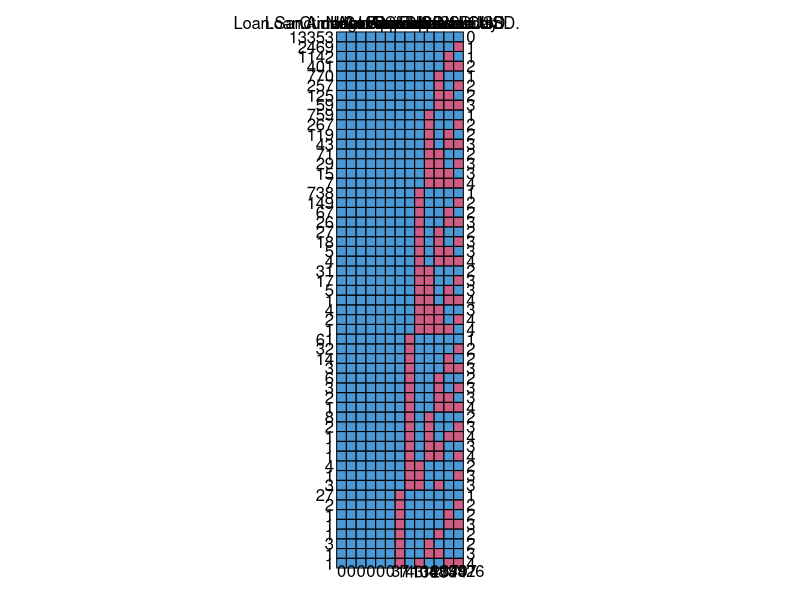
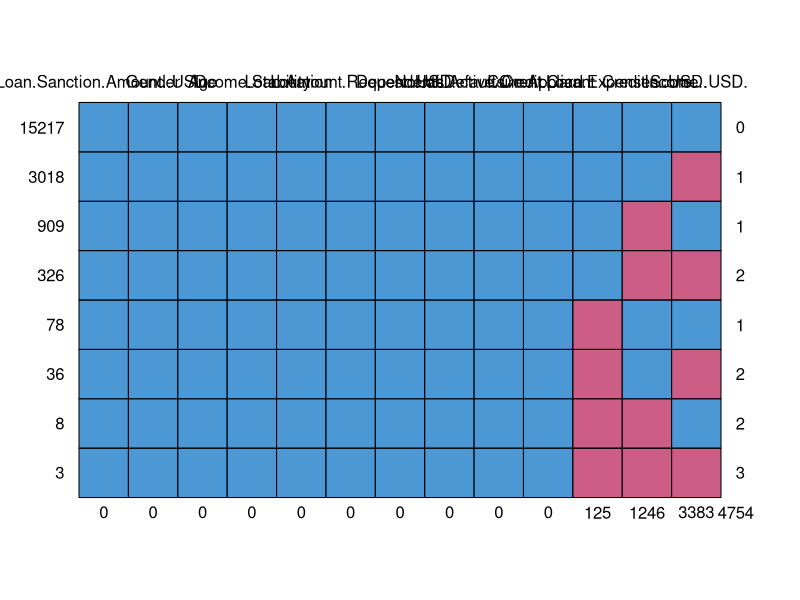
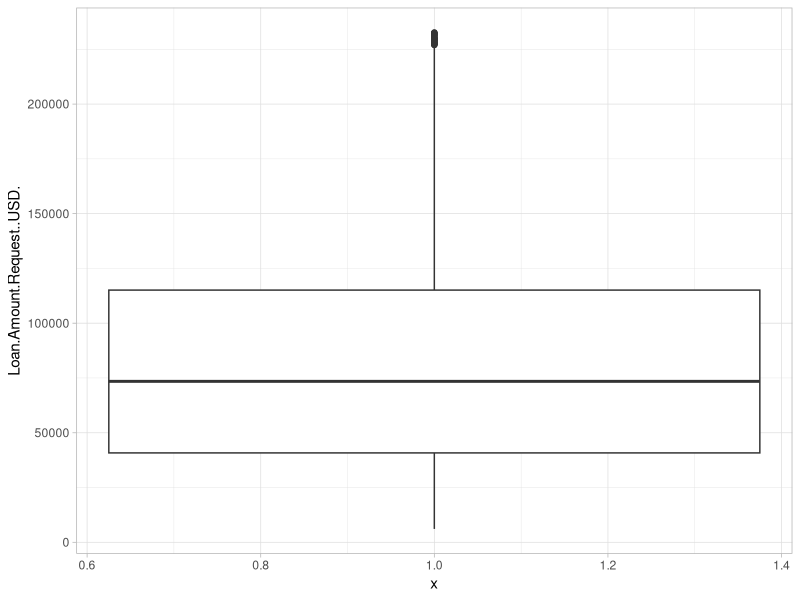
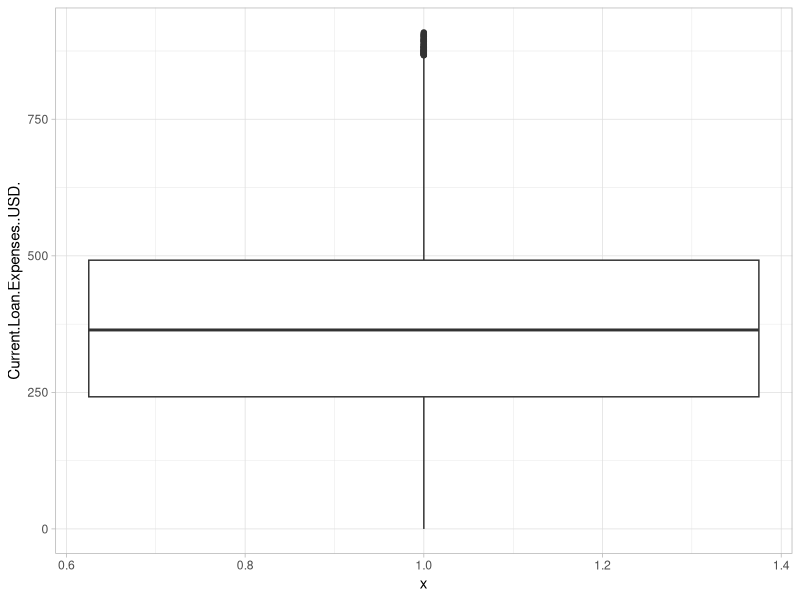
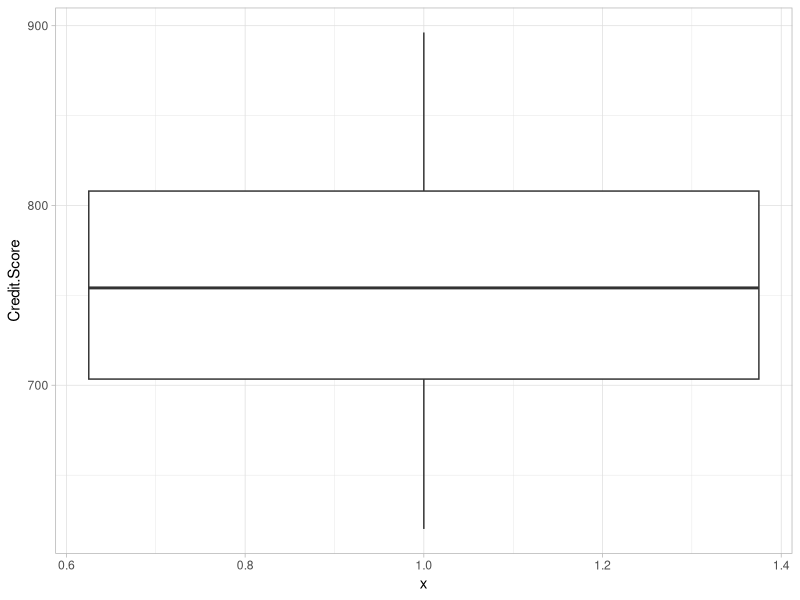
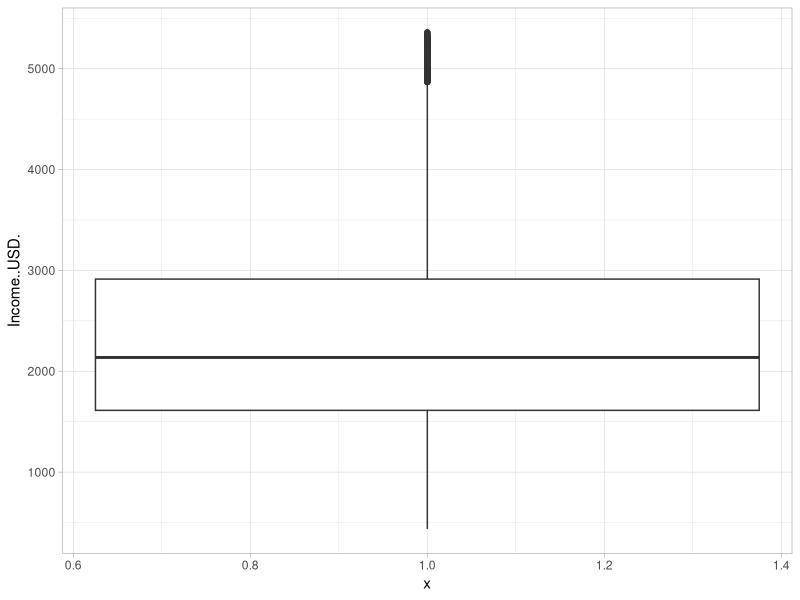
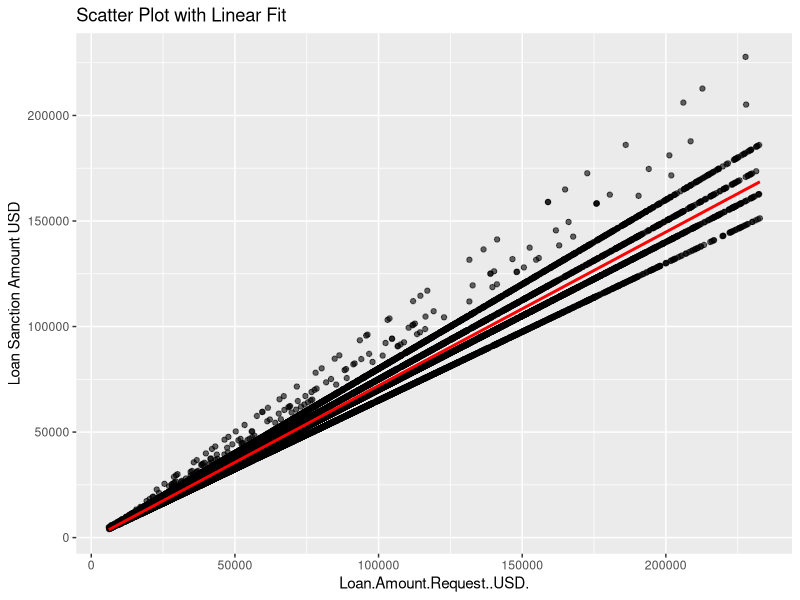
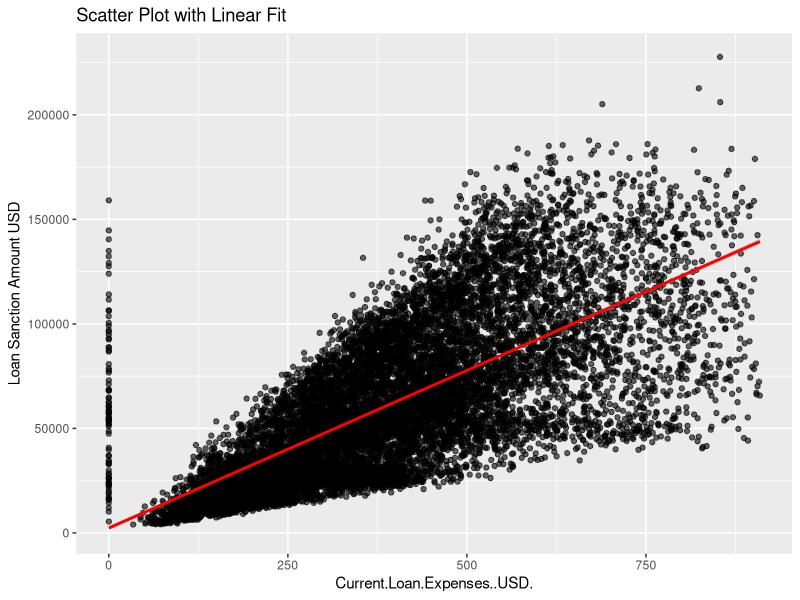

Recreate these plots in R, in order. (Note: this script raises an error after producing the figures.)
#Libraries Import
library(mice) #Used to generate missing values matrix
library(ggplot2)
library(reshape2)
library(dplyr)

# I. Data Review ===========================================================

#Loading the data
loan_data <- read.csv('credit_amount.csv')
View(loan_data)

# Summary
str(loan_data)
summary(loan_data)

# Missing values
colSums(is.na(loan_data))

# Duplicates
duplicates <- loan_data[duplicated(loan_data), ]
print(duplicates)

#NA Values
count_total <- nrow(loan_data)
count_na <- sum(is.na(loan_data))
pct_na <- count_na / count_total
print(count_total)
print(count_na)
print(pct_na)

#Missing Values Matrix

md.pattern(loan_data)

#Na Values per columns------------------------------------------------------
#PERC
na_percentage <- colSums(is.na(loan_data)) / nrow(loan_data) * 100

na_summary <- data.frame(
  Column = names(na_percentage),
  NA_Percentage = na_percentage
)

print(na_summary)

#NUM
na_percentage <- colSums(is.na(loan_data))

na_summary <- data.frame(
  Column = names(na_percentage),
  NA_num = na_percentage
)

print(na_summary)
#------------------------------------------------------

# Print the data type of each column
column_types <- sapply(loan_data, class)
print(column_types)
  

#------------------------------------------------------
# Count columns with continuous variables

num_continuous <- sum(sapply(loan_data, function(x) is.numeric(x) && length(unique(x)) > 20))

# Count columns with categorical variables

num_categorical <- sum(sapply(loan_data, function(x) is.factor(x) || is.character(x) || (is.numeric(x) && length(unique(x)) <= 20)))

cat("Number of Continuous Columns:", num_continuous, "\n")
cat("Number of Categorical Columns:", num_categorical, "\n")
#------------------------------------------------------

#Unique Values, Categorical Vars------------------------------------------------------

# columns with categorical variables

categorical_columns <- loan_data[, sapply(loan_data, function(x) is.factor(x) || is.character(x) || (is.numeric(x) && length(unique(x)) < 20))]

# Get unique values for these columns
unique_values <- lapply(categorical_columns, function(x) list(unique_values = unique(x)))
names(unique_values) <- names(categorical_columns)

# Print
for (col in names(unique_values)) {
  cat("\nColumn:", col, "\n")
  print(unique_values[[col]])
}

#Column Labels, Continuous Vars------------------------------------------------------

# Get names of continuous columns (numeric with > 20 unique values)

continuous_columns_labels <- names(loan_data)[sapply(loan_data, function(x) is.numeric(x) && length(unique(x)) > 20)]
print(continuous_columns_labels)

# II. N/A Replacement/Removal ===========================================================

# # Dependents------------------------------------------------------

loan_data$Dependents[is.na(loan_data$Dependents)] <- 0
unique_dependents <- unique(loan_data$Dependents)
print(unique_dependents)

#No 0 values are present in the original data set for this column
#I assume that this stands for lack of dependents
#Replaced N/A with 0s

# # Current.Loan.Expenses..USD.------------------------------------------------------  

count_zero_records <- sum(loan_data$Current.Loan.Expenses..USD. == 0, na.rm = TRUE)
print(count_zero_records)

loan_data$Current.Loan.Expenses..USD.[(loan_data$Current.Loan.Expenses..USD.) == -999.0 ] <- 0
unique_dependents <- unique(loan_data$Current.Loan.Expenses..USD.)
summary(loan_data$Current.Loan.Expenses..USD.)

#There seems to be no records with value 0 but rather -999.
#I will replace these value with 0, assuming that it stands for no expenses.

# # Active.Credit.Card------------------------------------------------------  

#Checking what is the distribution of Loan Sanction Amount 
#given different values of Active.Credit.Card var

summary(loan_data[loan_data$Has.Active.Credit.Card == "Unpossessed", "Loan.Sanction.Amount..USD."])
summary(loan_data[loan_data$Has.Active.Credit.Card == "Active", "Loan.Sanction.Amount..USD."])
summary(loan_data[loan_data$Has.Active.Credit.Card == "Inactive", "Loan.Sanction.Amount..USD."])
summary(loan_data[is.na(loan_data$Has.Active.Credit.Card), "Loan.Sanction.Amount..USD."])

#The Loan.Sanction.Amount..USD. for NA rows differs significantly in its mean and quartile ranges compared to the other categories (Unpossessed, Active, Inactive).
#This suggests that rows with NA might belong to a unique group with specific characteristics.
#Replacing NAs with "unknown"

loan_data$Has.Active.Credit.Card[is.na(loan_data$Has.Active.Credit.Card)] <- "Unknown"

# # Income.Stability------------------------------------------------------  

summary(loan_data[loan_data$Income.Stability  == "Low", "Loan.Sanction.Amount..USD."])
summary(loan_data[loan_data$Income.Stability  == "High", "Loan.Sanction.Amount..USD."])
summary(loan_data[is.na(loan_data$Income.Stability ), "Loan.Sanction.Amount..USD."])


#Mean Values do not differ significantly
#Removing the NA values

loan_data <- loan_data[!is.na(loan_data$Income.Stability), ]

# # Gender------------------------------------------------------  
summary(loan_data[loan_data$Gender  == "M", "Loan.Sanction.Amount..USD."])
summary(loan_data[loan_data$Gender  == "F", "Loan.Sanction.Amount..USD."])
summary(loan_data[is.na(loan_data$Gender ), "Loan.Sanction.Amount..USD."])


#Due to the small number of NA observations (35) together with the 
#lack of significant differences between the means, NAs will be deleted.

loan_data <- loan_data[!is.na(loan_data$Gender), ]

# # Co.Applicant------------------------------------------------------  
summary(loan_data[loan_data$Co.Applicant  == 1 , "Loan.Sanction.Amount..USD."])
summary(loan_data[loan_data$Co.Applicant  == 0 , "Loan.Sanction.Amount..USD."])
summary(loan_data[loan_data$Co.Applicant  == -999, "Loan.Sanction.Amount..USD."])

#No significant differences between the means

#Removing rows with -999
loan_data <- loan_data[loan_data$Co.Applicant != -999, ]


#Missing Values Matrix-------------------
md.pattern(loan_data)


# III. Extreme Values ===========================================================

# # Income..USD.--------------------------
q1 <- quantile(loan_data$Income..USD., 0.25, na.rm = TRUE)
q3 <- quantile(loan_data$Income..USD., 0.75, na.rm = TRUE)
iqr <- q3 - q1

lower_bound <- q1 - 1.5 * iqr
upper_bound <- q3 + 1.5 * iqr

loan_data_f1 <- loan_data[!is.na(loan_data$Income..USD.) &
                            loan_data$Income..USD. >= lower_bound &
                            loan_data$Income..USD. <= upper_bound, ]
# # Credit.Score--------------------------
q1 <- quantile(loan_data_f1$Credit.Score, 0.25, na.rm = TRUE)
q3 <- quantile(loan_data_f1$Credit.Score, 0.75, na.rm = TRUE)
iqr <- q3 - q1

lower_bound <- q1 - 1.5 * iqr
upper_bound <- q3 + 1.5 * iqr

cat("Lower Bound:", lower_bound, "\n")
cat("Upper Bound:", upper_bound, "\n")

loan_data_f2 <- loan_data_f1[!is.na(loan_data_f1$Credit.Score) &
                               loan_data_f1$Credit.Score >= lower_bound &
                               loan_data_f1$Credit.Score <= upper_bound, ]
# # Current.Loan.Expenses..USD.--------------------------
q1 <- quantile(loan_data_f2$Current.Loan.Expenses..USD., 0.25, na.rm = TRUE)
q3 <- quantile(loan_data_f2$Current.Loan.Expenses..USD., 0.75, na.rm = TRUE)
iqr <- q3 - q1

lower_bound <- q1 - 1.5 * iqr
upper_bound <- q3 + 1.5 * iqr

cat("Lower Bound:", lower_bound, "\n")
cat("Upper Bound:", upper_bound, "\n")

loan_data_f3 <- loan_data_f2[!is.na(loan_data_f2$Current.Loan.Expenses..USD.) &
                               loan_data_f2$Current.Loan.Expenses..USD. >= lower_bound &
                               loan_data_f2$Current.Loan.Expenses..USD. <= upper_bound, ]
# # Loan.Amount.Request..USD.--------------------------
q1 <- quantile(loan_data_f3$Loan.Amount.Request..USD., 0.25, na.rm = TRUE)
q3 <- quantile(loan_data_f3$Loan.Amount.Request..USD., 0.75, na.rm = TRUE)
iqr <- q3 - q1

lower_bound <- q1 - 1.5 * iqr
upper_bound <- q3 + 1.5 * iqr

cat("Lower Bound:", lower_bound, "\n")
cat("Upper Bound:", upper_bound, "\n")

loan_data_f4 <- loan_data_f3[!is.na(loan_data_f3$Loan.Amount.Request..USD.) &
                               loan_data_f3$Loan.Amount.Request..USD. >= lower_bound &
                               loan_data_f3$Loan.Amount.Request..USD. <= upper_bound, ]


#Nrows------------------------------------------------------
cat("Original rows:", nrow(loan_data), "\n")
cat("Filtered rows 1:", nrow(loan_data_f1), "\n")
cat("Filtered rows 2:", nrow(loan_data_f2), "\n")
cat("Filtered rows 3:", nrow(loan_data_f3), "\n")
cat("Filtered rows 4:", nrow(loan_data_f4), "\n")

#Boxplots---------------------------
ggplot(loan_data_f4, aes(x=1,y=Loan.Amount.Request..USD.))+
  geom_boxplot()+
  theme_light()

ggplot(loan_data_f4, aes(x=1,y=Current.Loan.Expenses..USD.))+
  geom_boxplot()+
  theme_light()

ggplot(loan_data_f4, aes(x=1,y=Credit.Score))+
  geom_boxplot()+
  theme_light()

ggplot(loan_data_f4, aes(x=1,y=Income..USD.))+
  geom_boxplot()+
  theme_light()

#Linear Relationship------------------
#Loan.Amount.Request..USD.
ggplot(data = loan_data_f4, aes(x = Loan.Amount.Request..USD., y = Loan.Sanction.Amount..USD.)) +
  geom_point(alpha = 0.6) +
  geom_smooth(method = "lm", col = "red") +
  labs(title = "Scatter Plot with Linear Fit",
       x = "Loan.Amount.Request..USD.",
       y = "Loan Sanction Amount USD")

#Current.Loan.Expenses..USD.
ggplot(data = loan_data_f4, aes(x = Current.Loan.Expenses..USD., y = Loan.Sanction.Amount..USD.)) +
  geom_point(alpha = 0.6) +
  geom_smooth(method = "lm", col = "red") +
  labs(title = "Scatter Plot with Linear Fit",
       x = "Current.Loan.Expenses..USD.",
       y = "Loan Sanction Amount USD")

#Credit.Score

ggplot(data = loan_data_f4, aes(x = Credit.Score, y = Loan.Sanction.Amount..USD.)) +
  geom_point(alpha = 0.6) +
  geom_smooth(method = "lm", col = "red") +
  labs(title = "Scatter Plot with Linear Fit",
       x = "Credit.Score.",
       y = "Loan Sanction Amount USD")

#Income..USD.

ggplot(data = loan_data_f4, aes(x = Income..USD., y = Loan.Sanction.Amount..USD.)) +
  geom_point(alpha = 0.6) +
  geom_smooth(method = "lm", col = "red") +
  labs(title = "Scatter Plot with Linear Fit",
       x = "Income..USD.",
       y = "Loan Sanction Amount USD")

#Income..USD.

ggplot(data = loan_data_f4, aes(x = Dependents, y = Loan.Sanction.Amount..USD.)) +
  geom_point(alpha = 0.6) +
  geom_smooth(method = "lm", col = "red") +
  labs(title = "Scatter Plot with Linear Fit",
       x = "Dependents",
       y = "Loan Sanction Amount USD")

#Histograms---------------------------
#replace loan data version(f1,f2,f3,f4) to alternate dataset version

ggplot(loan_data_f4, aes(Income..USD.))+
  geom_histogram(bins=20,aes(y=..density..))

ggplot(loan_data_f4, aes(Credit.Score))+
  geom_histogram(bins=20,aes(y=..density..))

ggplot(loan_data_f4, aes(Current.Loan.Expenses..USD.))+
  geom_histogram(bins=20,aes(y=..density..))

ggplot(loan_data_f4, aes(Loan.Amount.Request..USD.))+
  geom_histogram(bins=20,aes(y=..density..))


# Correlation matrix ==============================================================

# Select only the specified numeric variables
selected_vars <- loan_data_f4[, c("Loan.Sanction.Amount..USD.", 
                                  "Income..USD.", 
                                  "Loan.Amount.Request..USD.", 
                                  "Current.Loan.Expenses..USD.", 
                                  "Credit.Score",
                                  "Dependents")]

# Compute the correlation matrix
correlation_matrix <- cor(selected_vars, use = "complete.obs")

# Melt the correlation matrix for ggplot
melted_corr_matrix <- melt(correlation_matrix)

# Create the heatmap with labels
ggplot(data = melted_corr_matrix, aes(x = Var1, y = Var2, fill = value)) +
  geom_tile(color = "white") +
  scale_fill_gradient2(low = "blue", high = "red", mid = "white", 
                       midpoint = 0, limit = c(-1, 1), space = "Lab", 
                       name = "Correlation") +
  geom_text(aes(label = round(value, 2)), color = "black", size = 4) +
  theme_minimal() +
  theme(axis.text.x = element_text(angle = 45, vjust = 1, hjust = 1)) +
  labs(title = "Correlation Matrix Heatmap with Labels", x = "", y = "")


# IV. Model Parametrisation ===========================================================

# Age -----------
# This variable has no linear relationship with Loan Sanction Amount
# Creating separate bins to overcome the linearity issue

loan_data_f4$AgeGroup <- cut(loan_data_f4$Age, 
                          breaks = c(18, 30, 40, 50, 60, 70, Inf), 
                          labels = c("18-30", "30-40", "40-50", "50-60", "60-70", "70+"),
                          include.lowest = TRUE)

#18-30: Includes all values ≥18 and <30.
#30-40: Includes all values ≥30 and <40.
#40-50: Includes all values ≥40 and <50.
#50-60: Includes all values ≥50 and <60.
#60-70: Includes all values ≥60 and <70.
#70+: Includes all values ≥70.


ggplot(data = loan_data_f4, aes(x = AgeGroup, y = Loan.Sanction.Amount..USD.)) +
  geom_point(alpha = 0.6) +
  geom_smooth(method = "lm", col = "red") +
  labs(title = "Scatter Plot with Linear Fit",
       x = "Independent Variable",
       y = "Dependent Variable")

ggplot(data = loan_data_f4, aes(x = Age, y = Loan.Sanction.Amount..USD.)) +
  geom_point(alpha = 0.6) +
  geom_smooth(method = "lm", col = "red") +
  labs(title = "Scatter Plot with Linear Fit",
       x = "Independent Variable",
       y = "Dependent Variable")

#Determining the base group by number of observations
age_group_counts <- loan_data_f4 %>%
  group_by(AgeGroup) %>%
  summarise(Count = n())
print(age_group_counts)

#18-30 is the most numerous with 4784

loan_data_f5 <- loan_data_f4 %>%
  mutate(
         Age_30_40 = ifelse(AgeGroup == "30-40", 1, 0),
         Age_40_50 = ifelse(AgeGroup == "40-50", 1, 0),
         Age_50_60 = ifelse(AgeGroup == "50-60", 1, 0),
         Age_60_70 = ifelse(AgeGroup == "60-70", 1, 0)
         )

View(loan_data_f5)

model <- lm(Loan.Sanction.Amount..USD. ~ Age_30_40 + Age_40_50 + Age_50_60 + Age_60_70 + Income..USD. + Loan.Amount.Request..USD. , data = loan_data_f5)
summary(model)


#Gender -----------

#Determining the base group by number of observations
gender_count <- loan_data_f5 %>%
  group_by(Gender) %>%
  summarise(Count = n())
print(gender_count)

#Pretty much the same number of observations
#Defining M as base

loan_data_f6 <- loan_data_f5 %>%
  mutate(female = ifelse(Gender == "F", 1, 0))

View(loan_data_f6)

model1 <- lm(Loan.Sanction.Amount..USD. ~ Age_30_40 + Age_40_50 + Age_50_60 + Age_60_70 + Income..USD. + Loan.Amount.Request..USD. + female , data = loan_data_f6)
model2 <- lm(Loan.Sanction.Amount..USD. ~ Age + Income..USD. + Loan.Amount.Request..USD. + female, data = loan_data_f6)
model3 <- lm(Loan.Sanction.Amount..USD. ~ Age^2 + Income..USD. + Loan.Amount.Request..USD. + female , data = loan_data_f6)



#Location -----------

#Determining the base group by number of observations
locations_count <- loan_data_f6 %>%
  group_by(Location) %>%
  summarise(Count = n())
print(locations_count)

# Rural       2432
# Semi-Urban 10307 **
# Urban       1243


loan_data_f7 <- loan_data_f6 %>%
  mutate(
    Location_Rural = ifelse(Location == "Rural", 1, 0),
    Location_Urban = ifelse(Location == "Urban", 1, 0)
  )

View(loan_data_f7)

model1 <- lm(Loan.Sanction.Amount..USD. ~ Age_30_40 + Age_40_50 + Age_50_60 + Age_60_70 + Income..USD. + Loan.Amount.Request..USD. + female + Location_Rural + Location_Urban , data = loan_data_f7)
model2 <- lm(Loan.Sanction.Amount..USD. ~ Age + Income..USD. + Loan.Amount.Request..USD. + female + Location_Rural + Location_Urban , data = loan_data_f7)
model3 <- lm(Loan.Sanction.Amount..USD. ~ Age^2 + Income..USD. + Loan.Amount.Request..USD. + female + Location_Rural + Location_Urban  , data = loan_data_f7)

summary(model1)
anova(model1,model2,model3)

#Income Stability -----------

#Determining the base group by number of observations
count <- loan_data_f7 %>%
  group_by(Income.Stability) %>%
  summarise(Count = n())
print(count)

# High              1538
# Low              12444**

loan_data_f8 <- loan_data_f7 %>%
  mutate(
    stable_income = ifelse(Income.Stability == "High", 1, 0)
  )

View(loan_data_f8)

model1 <- lm(Loan.Sanction.Amount..USD. ~ Age_30_40 + Age_40_50 + Age_50_60 + Age_60_70 + Income..USD. + Loan.Amount.Request..USD. + female + Location_Rural + Location_Urban + stable_income , data = loan_data_f8)
model2 <- lm(Loan.Sanction.Amount..USD. ~ Age + Income..USD. + Loan.Amount.Request..USD. + female + Location_Rural + Location_Urban + stable_income, data = loan_data_f8)
model3 <- lm(Loan.Sanction.Amount..USD. ~ Age^2 + Income..USD. + Loan.Amount.Request..USD. + female + Location_Rural + Location_Urban + stable_income  , data = loan_data_f8)

anova(model1,model2,model3)

summary(model1)

# Has.Active.Credit.Card -----------

count <- loan_data_f8 %>%
  group_by(Has.Active.Credit.Card) %>%
  summarise(Count = n())
print(count)


# Active                  4513 **
# Inactive                4448
# Unknown                  647
# Unpossessed             4374

loan_data_f9 <- loan_data_f8 %>%
  mutate(
    CC_inactive = ifelse(Has.Active.Credit.Card == "Inactive", 1, 0),
    CC_unknown = ifelse(Has.Active.Credit.Card == "Unknown", 1, 0),
    CC_unpossessed = ifelse(Has.Active.Credit.Card == "Unpossessed", 1, 0)
  )

model1 <- lm(Loan.Sanction.Amount..USD. ~ Age_30_40 + Age_40_50 + Age_50_60 + Age_60_70 + Income..USD. + Loan.Amount.Request..USD. + female + Location_Rural + Location_Urban + CC_inactive + CC_unknown + CC_unpossessed, data = loan_data_f9)
model2 <- lm(Loan.Sanction.Amount..USD. ~ Age + Income..USD. + Loan.Amount.Request..USD. + female + Location_Rural + Location_Urban + stable_income + CC_inactive + CC_unknown + CC_unpossessed, data = loan_data_f9)
model3 <- lm(Loan.Sanction.Amount..USD. ~ Age^2 + Income..USD. + Loan.Amount.Request..USD. + female + Location_Rural + Location_Urban + stable_income  + CC_inactive + CC_unknown + CC_unpossessed , data = loan_data_f9)

model <- lm(Loan.Sanction.Amount..USD. ~  CC_inactive + CC_unknown + CC_unpossessed , data = loan_data_f9)
anova(model1,model2,model3)
summary(model)

# Co.Applicant -----------

count <- loan_data_f9 %>%
  group_by(Co.Applicant) %>%
  summarise(Count = n())
print(count)

model1 <- lm(Loan.Sanction.Amount..USD. ~ Age_30_40 + Age_40_50 + Age_50_60 + Age_60_70 + Income..USD. + Loan.Amount.Request..USD. + female + Location_Rural + Location_Urban + CC_inactive + CC_unknown + CC_unpossessed + Co.Applicant, data = loan_data_f9)
model2 <- lm(Loan.Sanction.Amount..USD. ~ Age + Income..USD. + Loan.Amount.Request..USD. + female + Location_Rural + Location_Urban + stable_income + CC_inactive + CC_unknown + CC_unpossessed + Co.Applicant, data = loan_data_f9)
model3 <- lm(Loan.Sanction.Amount..USD. ~ Age^2 + Income..USD. + Loan.Amount.Request..USD. + female + Location_Rural + Location_Urban + stable_income  + CC_inactive + CC_unknown + CC_unpossessed + Co.Applicant, data = loan_data_f9)

anova(model1,model2,model3)

model <- lm(Loan.Sanction.Amount..USD. ~ Age_30_40 + Age_40_50 + Age_50_60 + Age_60_70 + Income..USD. + Loan.Amount.Request..USD. + female + Location_Rural + Location_Urban + CC_inactive + CC_unknown + CC_unpossessed + Co.Applicant, data = loan_data_f9)
summary(model)

vif(model)

# Dependents -----------
model1 <- lm(Loan.Sanction.Amount..USD. ~ Age_30_40 + Age_40_50 + Age_50_60 + Age_60_70 + Income..USD. + Loan.Amount.Request..USD. + female + Location_Rural + Location_Urban + CC_inactive + CC_unknown + CC_unpossessed + Dependents, data = loan_data_f9)
model <- lm(Loan.Sanction.Amount..USD. ~ Age + Income..USD. + Loan.Amount.Request..USD. + female + Location_Rural + Location_Urban + stable_income + CC_inactive + CC_unknown + CC_unpossessed + Co.Applicant + Dependents, data = loan_data_f9)
summary(model1)


# Co.Applicant -----------

count <- loan_data_f9 %>%
  group_by(Co.Applicant) %>%
  summarise(Count = n())
print(count)


model1 <- lm(Loan.Sanction.Amount..USD. ~ Age_30_40 + Age_40_50 + Age_50_60 + Age_60_70 + Income..USD. + Loan.Amount.Request..USD. + female + Location_Rural + Location_Urban + CC_inactive + CC_unknown + CC_unpossessed + Co.Applicant + Dependents + Co.Applicant, data = loan_data_f9)
model2 <- lm(Loan.Sanction.Amount..USD. ~ Age + Income..USD. + Loan.Amount.Request..USD. + female + Location_Rural + Location_Urban + stable_income + CC_inactive + CC_unknown + CC_unpossessed + Co.Applicant + Dependents + Co.Applicant, data = loan_data_f9)
model3 <- lm(Loan.Sanction.Amount..USD. ~ Age^2 + Income..USD. + Loan.Amount.Request..USD. + female + Location_Rural + Location_Urban + stable_income  + CC_inactive + CC_unknown + CC_unpossessed + Co.Applicant + Dependents + Co.Applicant, data = loan_data_f9)

summary(model2)




# III. Exporting to csv ===========================================================

write.csv2(loan_data, "loan_data_preped.csv", row.names = FALSE)





